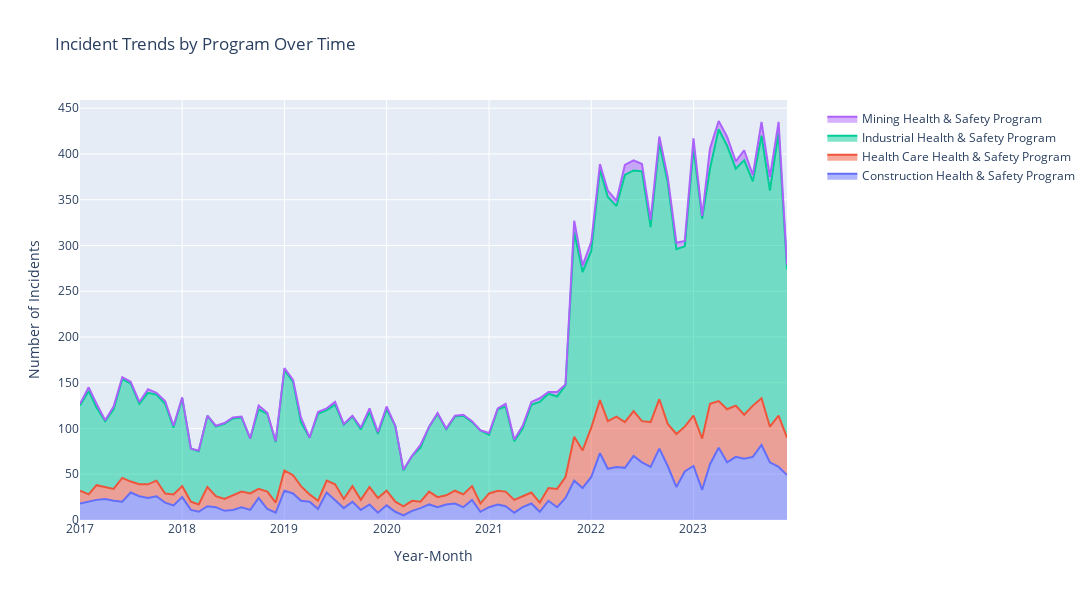

Notebook code cell kept with this figure:
### Code cell
import plotly.graph_objects as go
import plotly.io as pio
from IPython.display import display, IFrame

# Convert YearMonth to string for better x-axis formatting
program_time.index = program_time.index.astype(str)

# Create the interactive plot
fig = go.Figure()

# Add traces for each program
for column in program_time.columns:
    fig.add_trace(
        go.Scatter(
            x=program_time.index,
            y=program_time[column],
            name=column,
            mode='lines',
            stackgroup='one',  # this makes it stacked
            hovertemplate="<b>%{x}</b><br>" +
                         "Program: " + column + "<br>" +
                         "Incidents: %{y}<br>" +
                         "<extra></extra>"  # removes trace info from hover
        )
    )

# Update layout
fig.update_layout(
    title='Incident Trends by Program Over Time',
    xaxis_title='Year-Month',
    yaxis_title='Number of Incidents',
    hovermode='x unified',
    showlegend=True,
    legend=dict(
        yanchor="top",
        y=0.99,
        xanchor="left",
        x=1.05
    ),
    width=1200,
    height=600
)

# Show the plot in the Jupyter Notebook
fig.show()

# Save the interactive plot as an HTML file
html_file = "incident_trends_interactive.html"
pio.write_html(fig, file=html_file, auto_open=False)

# Display the saved HTML file inside the Jupyter Notebook
display(IFrame(html_file, width=1000, height=600))

### Figure 1 — Plotly figure (JSON) as saved in the notebook; plotly's stock layout.template omitted (floating-point values rounded to 4 significant figures)
{"data": [{"hovertemplate": "<b>%{x}</b><br>Program: Construction Health & Safety Program<br>Incidents: %{y}<br><extra></extra>", "mode": "lines", "name": "Construction Health & Safety Program", "stackgroup": "one", "type": "scatter", "x": ["2017-01", "2017-02", "2017-03", "2017-04", "2017-05", "2017-06", "2017-07", "2017-08", "2017-09", "2017-10", "2017-11", "2017-12", "2018-01", "2018-02", "2018-03", "2018-04", "2018-05", "2018-06", "2018-07", "2018-08", "2018-09", "2018-10", "2018-11", "2018-12", "2019-01", "2019-02", "2019-03", "2019-04", "2019-05", "2019-06", "2019-07", "2019-08", "2019-09", "2019-10", "2019-11", "2019-12", "2020-01", "2020-02", "2020-03", "2020-04", "2020-05", "2020-06", "2020-07", "2020-08", "2020-09", "2020-10", "2020-11", "2020-12", "2021-01", "2021-02", "2021-03", "2021-04", "2021-05", "2021-06", "2021-07", "2021-08", "2021-09", "2021-10", "2021-11", "2021-12", "2022-01", "2022-02", "2022-03", "2022-04", "2022-05", "2022-06", "2022-07", "2022-08", "2022-09", "2022-10", "2022-11", "2022-12", "2023-01", "2023-02", "2023-03", "2023-04", "2023-05", "2023-06", "2023-07", "2023-08", "2023-09", "2023-10", "2023-11", "2023-12"], "y": [18.0, 20.0, 22.0, 23.0, 21.0, 20.0, 30.0, 26.0, 24.0, 26.0, 19.0, 16.0, 25.0, 11.0, 9.0, 15.0, 14.0, 10.0, 11.0, 14.0, 11.0, 24.0, 12.0, 8.0, 32.0, 29.0, 21.0, 20.0, 12.0, 30.0, 22.0, 13.0, 20.0, 11.0, 17.0, 8.0, 16.0, 9.0, 5.0, 10.0, 13.0, 17.0, 14.0, 17.0, 18.0, 14.0, 22.0, 9.0, 14.0, 17.0, 15.0, 8.0, 14.0, 18.0, 9.0, 21.0, 14.0, 24.0, 43.0, 35.0, 47.0, 73.0, 56.0, 58.0, 57.0, 70.0, 63.0, 58.0, 78.0, 59.0, 36.0, 53.0, 59.0, 33.0, 61.0, 79.0, 63.0, 69.0, 67.0, 69.0, 82.0, 63.0, 58.0, 49.0]}, {"hovertemplate": "<b>%{x}</b><br>Program: Health Care Health & Safety Program<br>Incidents: %{y}<br><extra></extra>", "mode": "lines", "name": "Health Care Health & Safety Program", "stackgroup": "one", "type": "scatter", "x": ["2017-01", "2017-02", "2017-03", "2017-04", "2017-05", "2017-06", "2017-07", "2017-08", "2017-09", "2017-10", "2017-11", "2017-12", "2018-01", "2018-02", "2018-03", "2018-04", "2018-05", "2018-06", "2018-07", "2018-08", "2018-09", "2018-10", "2018-11", "2018-12", "2019-01", "2019-02", "2019-03", "2019-04", "2019-05", "2019-06", "2019-07", "2019-08", "2019-09", "2019-10", "2019-11", "2019-12", "2020-01", "2020-02", "2020-03", "2020-04", "2020-05", "2020-06", "2020-07", "2020-08", "2020-09", "2020-10", "2020-11", "2020-12", "2021-01", "2021-02", "2021-03", "2021-04", "2021-05", "2021-06", "2021-07", "2021-08", "2021-09", "2021-10", "2021-11", "2021-12", "2022-01", "2022-02", "2022-03", "2022-04", "2022-05", "2022-06", "2022-07", "2022-08", "2022-09", "2022-10", "2022-11", "2022-12", "2023-01", "2023-02", "2023-03", "2023-04", "2023-05", "2023-06", "2023-07", "2023-08", "2023-09", "2023-10", "2023-11", "2023-12"], "y": [14.0, 8.0, 16.0, 13.0, 13.0, 26.0, 12.0, 13.0, 15.0, 17.0, 10.0, 12.0, 12.0, 9.0, 8.0, 21.0, 12.0, 13.0, 16.0, 17.0, 18.0, 10.0, 19.0, 11.0, 22.0, 20.0, 16.0, 8.0, 9.0, 13.0, 17.0, 10.0, 17.0, 11.0, 19.0, 16.0, 16.0, 11.0, 10.0, 11.0, 7.0, 14.0, 11.0, 10.0, 14.0, 14.0, 15.0, 9.0, 15.0, 15.0, 16.0, 14.0, 12.0, 12.0, 10.0, 14.0, 20.0, 23.0, 48.0, 41.0, 54.0, 58.0, 52.0, 55.0, 50.0, 49.0, 45.0, 49.0, 54.0, 46.0, 58.0, 49.0, 55.0, 56.0, 66.0, 51.0, 58.0, 56.0, 48.0, 56.0, 51.0, 39.0, 56.0, 41.0]}, {"hovertemplate": "<b>%{x}</b><br>Program: Industrial Health & Safety Program<br>Incidents: %{y}<br><extra></extra>", "mode": "lines", "name": "Industrial Health & Safety Program", "stackgroup": "one", "type": "scatter", "x": ["2017-01", "2017-02", "2017-03", "2017-04", "2017-05", "2017-06", "2017-07", "2017-08", "2017-09", "2017-10", "2017-11", "2017-12", "2018-01", "2018-02", "2018-03", "2018-04", "2018-05", "2018-06", "2018-07", "2018-08", "2018-09", "2018-10", "2018-11", "2018-12", "2019-01", "2019-02", "2019-03", "2019-04", "2019-05", "2019-06", "2019-07", "2019-08", "2019-09", "2019-10", "2019-11", "2019-12", "2020-01", "2020-02", "2020-03", "2020-04", "2020-05", "2020-06", "2020-07", "2020-08", "2020-09", "2020-10", "2020-11", "2020-12", "2021-01", "2021-02", "2021-03", "2021-04", "2021-05", "2021-06", "2021-07", "2021-08", "2021-09", "2021-10", "2021-11", "2021-12", "2022-01", "2022-02", "2022-03", "2022-04", "2022-05", "2022-06", "2022-07", "2022-08", "2022-09", "2022-10", "2022-11", "2022-12", "2023-01", "2023-02", "2023-03", "2023-04", "2023-05", "2023-06", "2023-07", "2023-08", "2023-09", "2023-10", "2023-11", "2023-12"], "y": [93.0, 113.0, 85.0, 72.0, 87.0, 108.0, 107.0, 88.0, 100.0, 94.0, 98.0, 73.0, 96.0, 58.0, 58.0, 78.0, 76.0, 82.0, 84.0, 81.0, 60.0, 87.0, 85.0, 66.0, 110.0, 102.0, 70.0, 62.0, 95.0, 77.0, 87.0, 81.0, 76.0, 77.0, 82.0, 70.0, 89.0, 83.0, 39.0, 49.0, 59.0, 71.0, 91.0, 72.0, 81.0, 86.0, 70.0, 80.0, 64.0, 89.0, 93.0, 64.0, 74.0, 96.0, 110.0, 103.0, 101.0, 100.0, 224.0, 195.0, 193.0, 252.0, 245.0, 230.0, 270.0, 263.0, 273.0, 213.0, 280.0, 264.0, 202.0, 197.0, 293.0, 240.0, 257.0, 297.0, 288.0, 259.0, 278.0, 245.0, 287.0, 258.0, 310.0, 184.0]}, {"hovertemplate": "<b>%{x}</b><br>Program: Mining Health & Safety Program<br>Incidents: %{y}<br><extra></extra>", "mode": "lines", "name": "Mining Health & Safety Program", "stackgroup": "one", "type": "scatter", "x": ["2017-01", "2017-02", "2017-03", "2017-04", "2017-05", "2017-06", "2017-07", "2017-08", "2017-09", "2017-10", "2017-11", "2017-12", "2018-01", "2018-02", "2018-03", "2018-04", "2018-05", "2018-06", "2018-07", "2018-08", "2018-09", "2018-10", "2018-11", "2018-12", "2019-01", "2019-02", "2019-03", "2019-04", "2019-05", "2019-06", "2019-07", "2019-08", "2019-09", "2019-10", "2019-11", "2019-12", "2020-01", "2020-02", "2020-03", "2020-04", "2020-05", "2020-06", "2020-07", "2020-08", "2020-09", "2020-10", "2020-11", "2020-12", "2021-01", "2021-02", "2021-03", "2021-04", "2021-05", "2021-06", "2021-07", "2021-08", "2021-09", "2021-10", "2021-11", "2021-12", "2022-01", "2022-02", "2022-03", "2022-04", "2022-05", "2022-06", "2022-07", "2022-08", "2022-09", "2022-10", "2022-11", "2022-12", "2023-01", "2023-02", "2023-03", "2023-04", "2023-05", "2023-06", "2023-07", "2023-08", "2023-09", "2023-10", "2023-11", "2023-12"], "y": [2.0, 4.0, 4.0, 1.0, 3.0, 2.0, 2.0, 2.0, 4.0, 2.0, 3.0, 2.0, 1.0, NaN, 1.0, NaN, 1.0, 1.0, 1.0, 1.0, NaN, 4.0, 1.0, 1.0, 2.0, 2.0, 5.0, NaN, 2.0, 2.0, 3.0, 1.0, 1.0, 2.0, 4.0, 2.0, 3.0, NaN, 1.0, NaN, 3.0, NaN, 1.0, 1.0, 1.0, 1.0, 1.0, NaN, 2.0, 1.0, 3.0, 2.0, 3.0, 3.0, 4.0, 2.0, 5.0, 1.0, 12.0, 7.0, 10.0, 6.0, 7.0, 6.0, 11.0, 11.0, 8.0, 8.0, 7.0, 6.0, 7.0, 6.0, 10.0, 3.0, 22.0, 9.0, 10.0, 8.0, 11.0, 7.0, 15.0, 15.0, 11.0, 5.0]}], "layout": {"height": 600, "hovermode": "x unified", "legend": {"x": 1.05, "xanchor": "left", "y": 0.99, "yanchor": "top"}, "showlegend": true, "title": {"text": "Incident Trends by Program Over Time"}, "width": 1200, "xaxis": {"title": {"text": "Year-Month"}}, "yaxis": {"title": {"text": "Number of Incidents"}}}}
